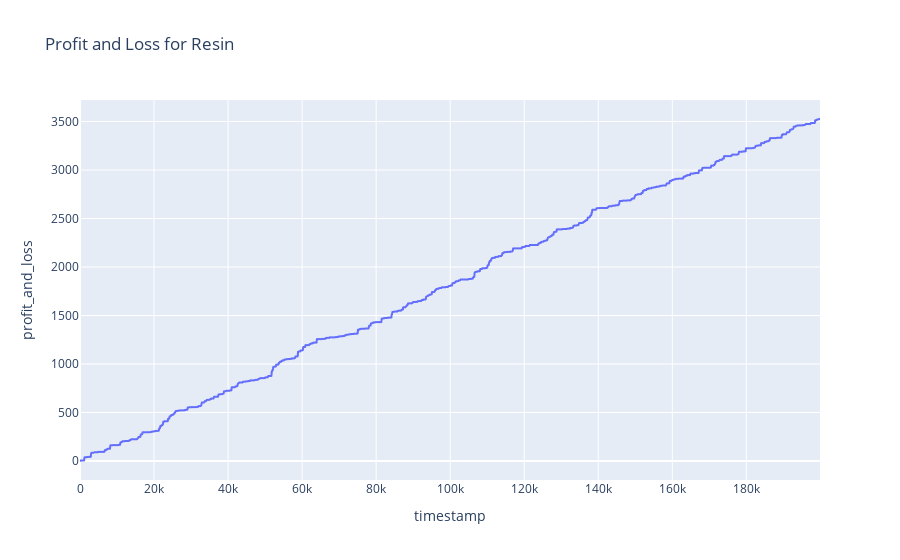

The code cell stored with this chart in its notebook:
### Code cell
# plot resin['profit_and_loss'] vs resin['timestamp']
fig = px.line(resin, x='timestamp', y='profit_and_loss', title='Profit and Loss for Resin')
fig.show()

### Figure 1 — Plotly figure (JSON) as saved in the notebook; plotly's stock layout.template omitted (floating-point values rounded to 4 significant figures; data arrays with more than 128 entries replaced by an {"elided": "..."} marker saying what was removed)
{"data": [{"hovertemplate": "timestamp=%{x}<br>profit_and_loss=%{y}<extra></extra>", "legendgroup": "", "line": {"color": "#636efa", "dash": "solid"}, "marker": {"symbol": "circle"}, "mode": "lines", "name": "", "showlegend": false, "type": "scattergl", "x": {"elided": "2000 int values"}, "xaxis": "x", "y": {"elided": "2000 float values"}, "yaxis": "y"}], "layout": {"legend": {"tracegroupgap": 0}, "title": {"text": "Profit and Loss for Resin"}, "xaxis": {"anchor": "y", "domain": [0, 1], "title": {"text": "timestamp"}}, "yaxis": {"anchor": "x", "domain": [0, 1], "title": {"text": "profit_and_loss"}}}}
